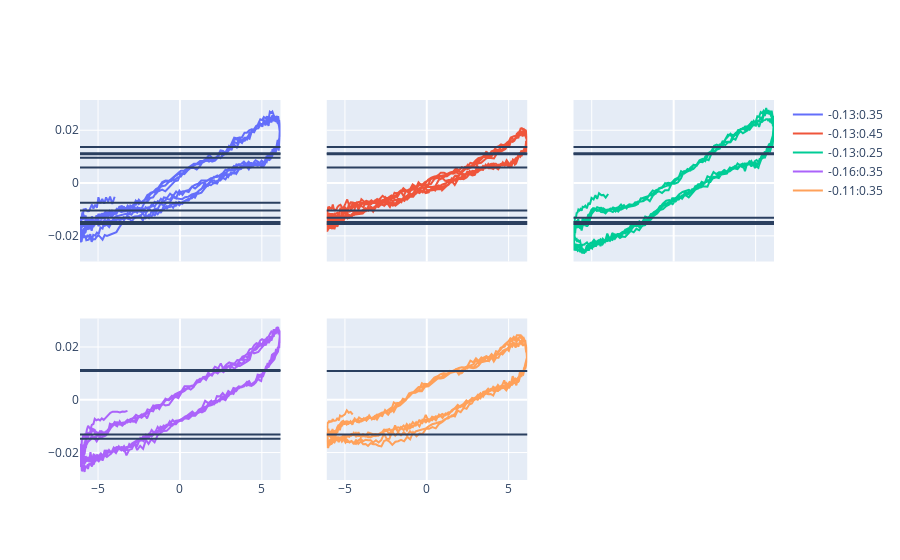

Write notebook code for a chart like this one.
### Code cell
n = len(filenames)
fig = make_subplots(cols=3, rows=int(np.ceil(n / 3)), shared_xaxes=True, shared_yaxes=True)

for i, data1 in enumerate(data):
    data1.plot_active_loop(fig, index=i, cols=3, passive_name=None, active_name='{ph}:{dc}')
fig

### Figure 1 — Plotly figure (JSON) as saved in the notebook; plotly's stock layout.template omitted (floating-point values rounded to 4 significant figures; data arrays with more than 128 entries replaced by an {"elided": "..."} marker saying what was removed)
{"data": [{"name": "-0.13:0.35", "showlegend": true, "type": "scatter", "x": {"elided": "926 float values"}, "xaxis": "x", "y": {"elided": "926 float values"}, "yaxis": "y"}, {"name": "-0.13:0.45", "showlegend": true, "type": "scatter", "x": {"elided": "926 float values"}, "xaxis": "x2", "y": {"elided": "926 float values"}, "yaxis": "y2"}, {"name": "-0.13:0.25", "showlegend": true, "type": "scatter", "x": {"elided": "926 float values"}, "xaxis": "x3", "y": {"elided": "926 float values"}, "yaxis": "y3"}, {"name": "-0.16:0.35", "showlegend": true, "type": "scatter", "x": {"elided": "931 float values"}, "xaxis": "x4", "y": {"elided": "931 float values"}, "yaxis": "y4"}, {"name": "-0.11:0.35", "showlegend": true, "type": "scatter", "x": {"elided": "922 float values"}, "xaxis": "x5", "y": {"elided": "922 float values"}, "yaxis": "y5"}], "layout": {"shapes": [{"type": "line", "x0": 0, "x1": 1, "xref": "x domain", "y0": -0.007442, "y1": -0.007442, "yref": "y"}, {"type": "line", "x0": 0, "x1": 1, "xref": "x domain", "y0": 0.009583, "y1": 0.009583, "yref": "y"}, {"type": "line", "x0": 0, "x1": 1, "xref": "x domain", "y0": -0.01041, "y1": -0.01041, "yref": "y"}, {"type": "line", "x0": 0, "x1": 1, "xref": "x2 domain", "y0": -0.01041, "y1": -0.01041, "yref": "y2"}, {"type": "line", "x0": 0, "x1": 1, "xref": "x domain", "y0": 0.0059, "y1": 0.0059, "yref": "y"}, {"type": "line", "x0": 0, "x1": 1, "xref": "x2 domain", "y0": 0.0059, "y1": 0.0059, "yref": "y2"}, {"type": "line", "x0": 0, "x1": 1, "xref": "x domain", "y0": -0.01552, "y1": -0.01552, "yref": "y"}, {"type": "line", "x0": 0, "x1": 1, "xref": "x2 domain", "y0": -0.01552, "y1": -0.01552, "yref": "y2"}, {"type": "line", "x0": 0, "x1": 1, "xref": "x3 domain", "y0": -0.01552, "y1": -0.01552, "yref": "y3"}, {"type": "line", "x0": 0, "x1": 1, "xref": "x domain", "y0": 0.01368, "y1": 0.01368, "yref": "y"}, {"type": "line", "x0": 0, "x1": 1, "xref": "x2 domain", "y0": 0.01368, "y1": 0.01368, "yref": "y2"}, {"type": "line", "x0": 0, "x1": 1, "xref": "x3 domain", "y0": 0.01368, "y1": 0.01368, "yref": "y3"}, {"type": "line", "x0": 0, "x1": 1, "xref": "x domain", "y0": -0.01474, "y1": -0.01474, "yref": "y"}, {"type": "line", "x0": 0, "x1": 1, "xref": "x2 domain", "y0": -0.01474, "y1": -0.01474, "yref": "y2"}, {"type": "line", "x0": 0, "x1": 1, "xref": "x3 domain", "y0": -0.01474, "y1": -0.01474, "yref": "y3"}, {"type": "line", "x0": 0, "x1": 1, "xref": "x4 domain", "y0": -0.01474, "y1": -0.01474, "yref": "y4"}, {"type": "line", "x0": 0, "x1": 1, "xref": "x domain", "y0": 0.01129, "y1": 0.01129, "yref": "y"}, {"type": "line", "x0": 0, "x1": 1, "xref": "x2 domain", "y0": 0.01129, "y1": 0.01129, "yref": "y2"}, {"type": "line", "x0": 0, "x1": 1, "xref": "x3 domain", "y0": 0.01129, "y1": 0.01129, "yref": "y3"}, {"type": "line", "x0": 0, "x1": 1, "xref": "x4 domain", "y0": 0.01129, "y1": 0.01129, "yref": "y4"}, {"type": "line", "x0": 0, "x1": 1, "xref": "x domain", "y0": -0.01314, "y1": -0.01314, "yref": "y"}, {"type": "line", "x0": 0, "x1": 1, "xref": "x2 domain", "y0": -0.01314, "y1": -0.01314, "yref": "y2"}, {"type": "line", "x0": 0, "x1": 1, "xref": "x3 domain", "y0": -0.01314, "y1": -0.01314, "yref": "y3"}, {"type": "line", "x0": 0, "x1": 1, "xref": "x4 domain", "y0": -0.01314, "y1": -0.01314, "yref": "y4"}, {"type": "line", "x0": 0, "x1": 1, "xref": "x5 domain", "y0": -0.01314, "y1": -0.01314, "yref": "y5"}, {"type": "line", "x0": 0, "x1": 1, "xref": "x domain", "y0": 0.01091, "y1": 0.01091, "yref": "y"}, {"type": "line", "x0": 0, "x1": 1, "xref": "x2 domain", "y0": 0.01091, "y1": 0.01091, "yref": "y2"}, {"type": "line", "x0": 0, "x1": 1, "xref": "x3 domain", "y0": 0.01091, "y1": 0.01091, "yref": "y3"}, {"type": "line", "x0": 0, "x1": 1, "xref": "x4 domain", "y0": 0.01091, "y1": 0.01091, "yref": "y4"}, {"type": "line", "x0": 0, "x1": 1, "xref": "x5 domain", "y0": 0.01091, "y1": 0.01091, "yref": "y5"}], "title": {}, "xaxis": {"anchor": "y", "domain": [0, 0.2889], "matches": "x4", "showticklabels": false}, "xaxis2": {"anchor": "y2", "domain": [0.3556, 0.6444], "matches": "x5", "showticklabels": false}, "xaxis3": {"anchor": "y3", "domain": [0.7111, 1], "matches": "x6", "showticklabels": false}, "xaxis4": {"anchor": "y4", "domain": [0, 0.2889]}, "xaxis5": {"anchor": "y5", "domain": [0.3556, 0.6444]}, "xaxis6": {"anchor": "y6", "domain": [0.7111, 1]}, "yaxis": {"anchor": "x", "domain": [0.575, 1]}, "yaxis2": {"anchor": "x2", "domain": [0.575, 1], "matches": "y", "showticklabels": false}, "yaxis3": {"anchor": "x3", "domain": [0.575, 1], "matches": "y", "showticklabels": false}, "yaxis4": {"anchor": "x4", "domain": [0, 0.425]}, "yaxis5": {"anchor": "x5", "domain": [0, 0.425], "matches": "y4", "showticklabels": false}, "yaxis6": {"anchor": "x6", "domain": [0, 0.425], "matches": "y4", "showticklabels": false}}}
